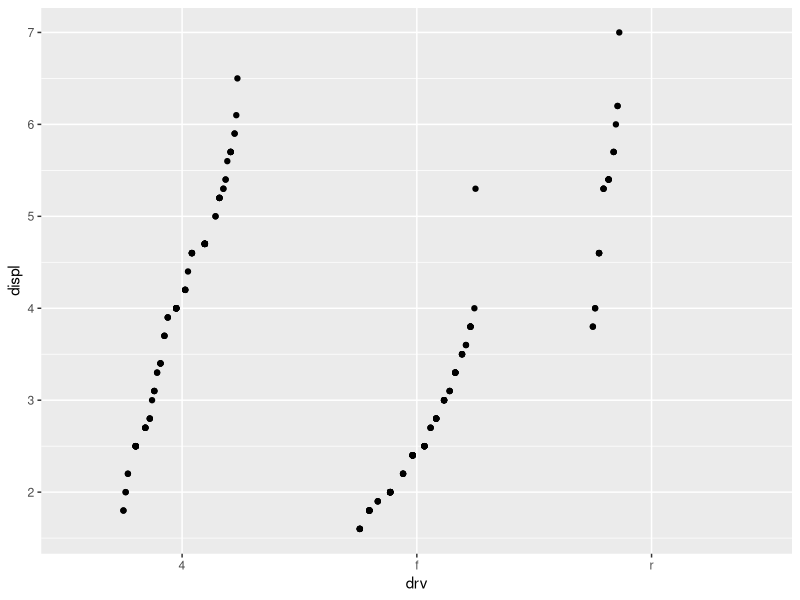

Reproduce this figure in R.
# r2py crawler metadata
# package: ggplot2
# source_type: rd_example
# topic: Position.Rd
# source_file: C:\Users\bened\AppData\Local\R\win-library\4.5\ggplot2\help
# lines: 28

suppressPackageStartupMessages(library(ggplot2))
# Extending the class
PositionRank <- ggproto(
  "PositionRank", Position,
  # Fields
  required_aes = c("x", "y"),
  # Methods
  setup_params = function(self, data) list(width = self$width),
  compute_panel = function(data, params, scales) {
    width <- params$width
    if (is.null(width)) {
      width <- resolution(data$x, zero = FALSE, TRUE) * 0.4
    }
    rank   <- stats::ave(data$y, data$group, FUN = rank)
    rank   <- scales::rescale(rank, to = c(-width, width) / 2)
    data$x <- data$x + rank
    data
  }
)

# Building a constructor
position_rank <- function(width = NULL) {
  ggproto(NULL, PositionRank, width = width)
}

# Use new position in plot
ggplot(mpg, aes(drv, displ)) +
  geom_point(position = position_rank(width = 0.5))
